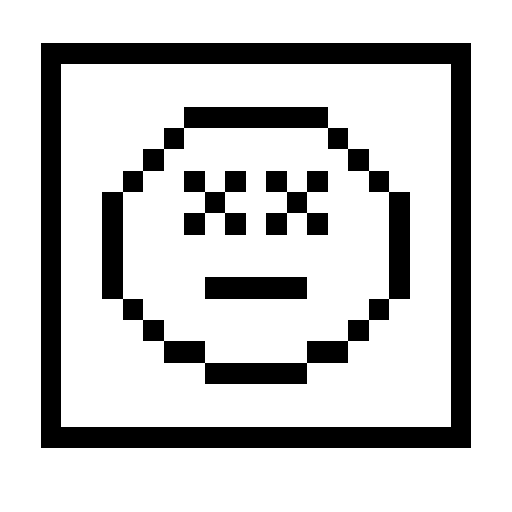
#> input picture stickers/dead/dead.png, 512 x 512 px
$ python -i dataset_preparation.py   (imports and definitions only)
#> lines starting #> are read from the running program, lines starting #| are printed output that depends on the picture
#> further down, picture is the input picture: PIL image 512x512 RGBA; mean R, G, B, A 201.4, 201.4, 201.4, 255
import os
import random
from PIL import Image, ImageEnhance
from tqdm import tqdm
import numpy as np
import cv2

# --- CONFIG ---
CONFIG = {
    "image_size": (512, 512),
    "num_images": 2000,
    "num_stickers_per_image": (1, 5),
    "sticker_scale_range": (0.04, 0.30),
    "rotation_range": (0, 360),
    "class_distribution": {
        "happy": 1.0, "sad": 1.0, "dead": 1.0
    },
    "output_dir": "dataset",
    "stickers_dir": "stickers",
    "backgrounds_dir": "backgrounds"
}

CLASSES = list(CONFIG["class_distribution"].keys())

# [9 lines left out: function crop_sticker_with_center, not called in this run]

def apply_color_jitter(img):
    w, h = img.size
#> w = 512; h = 512
    area = w * h
#> area = 262144
    scale = min(1.0, area / (128 * 128))
#> scale = 1

    brightness_factor = random.uniform(1 - 0.4 * scale, 1 + 0.4 * scale)
#> brightness_factor = 1.28
    contrast_factor   = random.uniform(1 - 0.4 * scale, 1 + 0.4 * scale)
#> contrast_factor = 1.21
    saturation_factor = random.uniform(1 - 0.2 * scale, 1 + 0.2 * scale)
#> saturation_factor = 0.968

    img = ImageEnhance.Brightness(img).enhance(brightness_factor)
    img = ImageEnhance.Contrast(img).enhance(contrast_factor)
    img = ImageEnhance.Color(img).enhance(saturation_factor)

    img_np = np.array(img).astype(np.float32)

    # 🔵 Эффект холодного/тёплого освещения
    if random.random() < 0.5:
        tone = random.choice(['warm', 'cool'])
        alpha = random.uniform(0.05, 0.4 * scale)
#> alpha = 0.192
        if tone == 'warm':
            img_np[..., 0] *= 1 - alpha
            img_np[..., 2] *= 1 + alpha
        else:
            img_np[..., 0] *= 1 + alpha
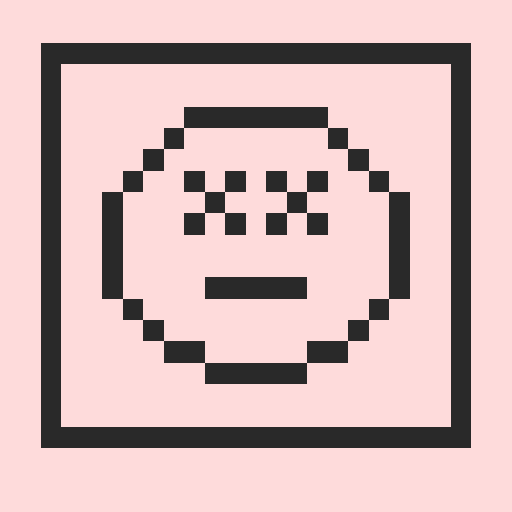
#> img_np: shape (512, 512, 4) float32; mean R, G, B, A 240.1, 202, 202, 255.7; transparent parts drawn white
            img_np[..., 2] *= 1 - alpha
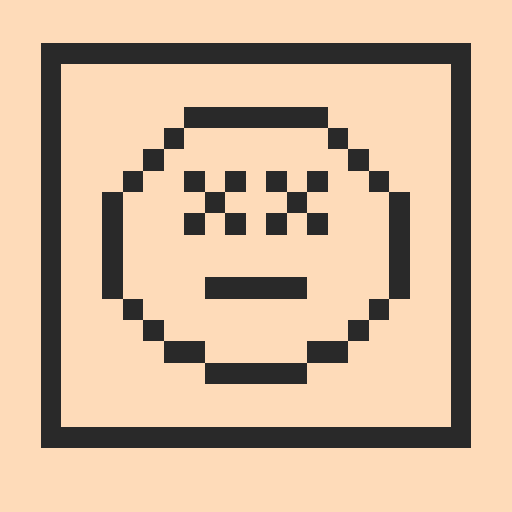
#> img_np: shape (512, 512, 4) float32; mean R, G, B, A 240.1, 202, 163.1, 255.7; transparent parts drawn white

    # 🌒 Понижение точки белого
    if random.random() < 0.4:
        gamma = random.uniform(1.2, 5.0)  # Чем выше — тем темнее
        img_np = 255 * ((img_np / 255) ** gamma)

    img_np = np.clip(img_np, 0, 255)
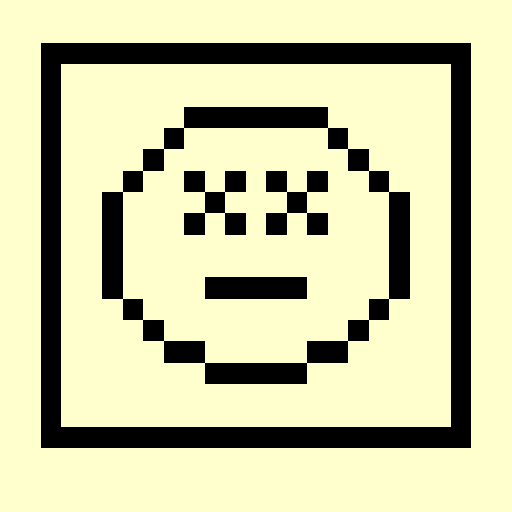
#> img_np: shape (512, 512, 4) float32; mean R, G, B, A 202, 202, 163.1, 255.7
    return Image.fromarray(img_np.astype(np.uint8))


def apply_rotation(img):
    return img.rotate(random.uniform(*CONFIG["rotation_range"]), expand=True)

# [154 lines left out: functions apply_perspective_transform, apply_photorealistic_effects, paste_sticker, split_indices, boxes_overlap, generate, not called in this run]

# [2 lines not run here, left out]

>>> from PIL import Image
>>> picture = Image.open('stickers/dead/dead.png')
>>> result = apply_color_jitter(picture)
